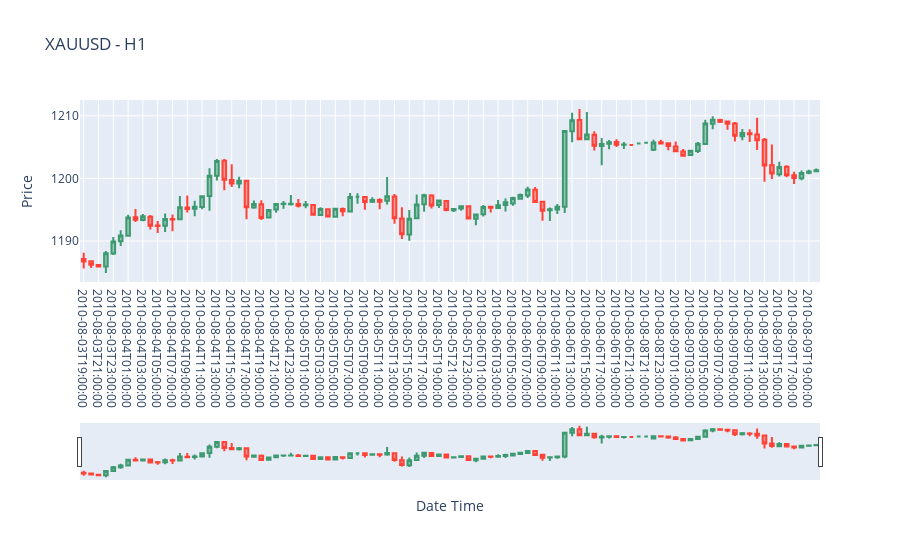

Notebook cell for this chart:
### Code cell
is_sell = np.where(buy_sell != 0)[0]


plot_data(xau.iloc[is_sell[0]-50:is_sell[0]+50])
